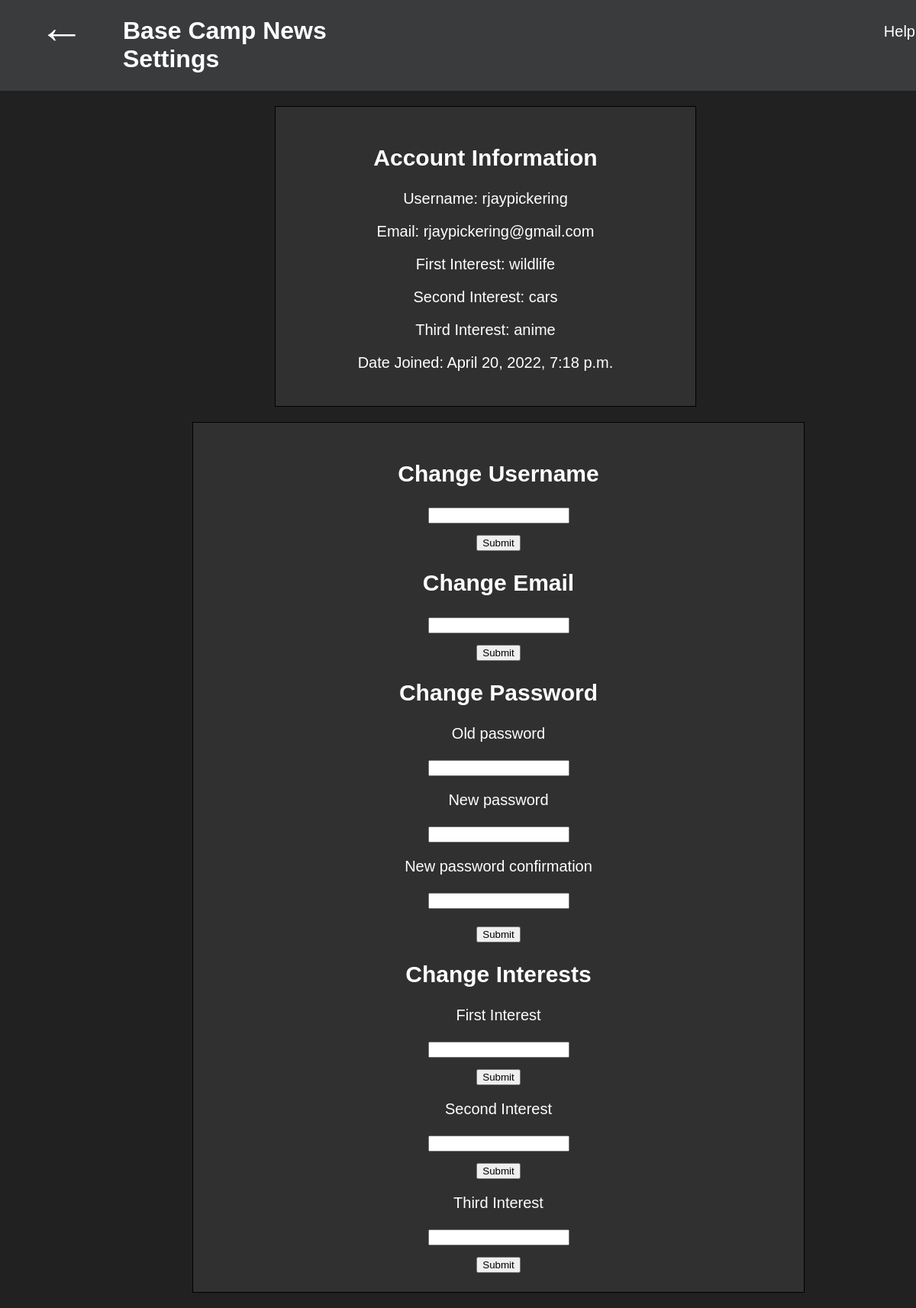
The app's page /setting/ (signed in), older data.
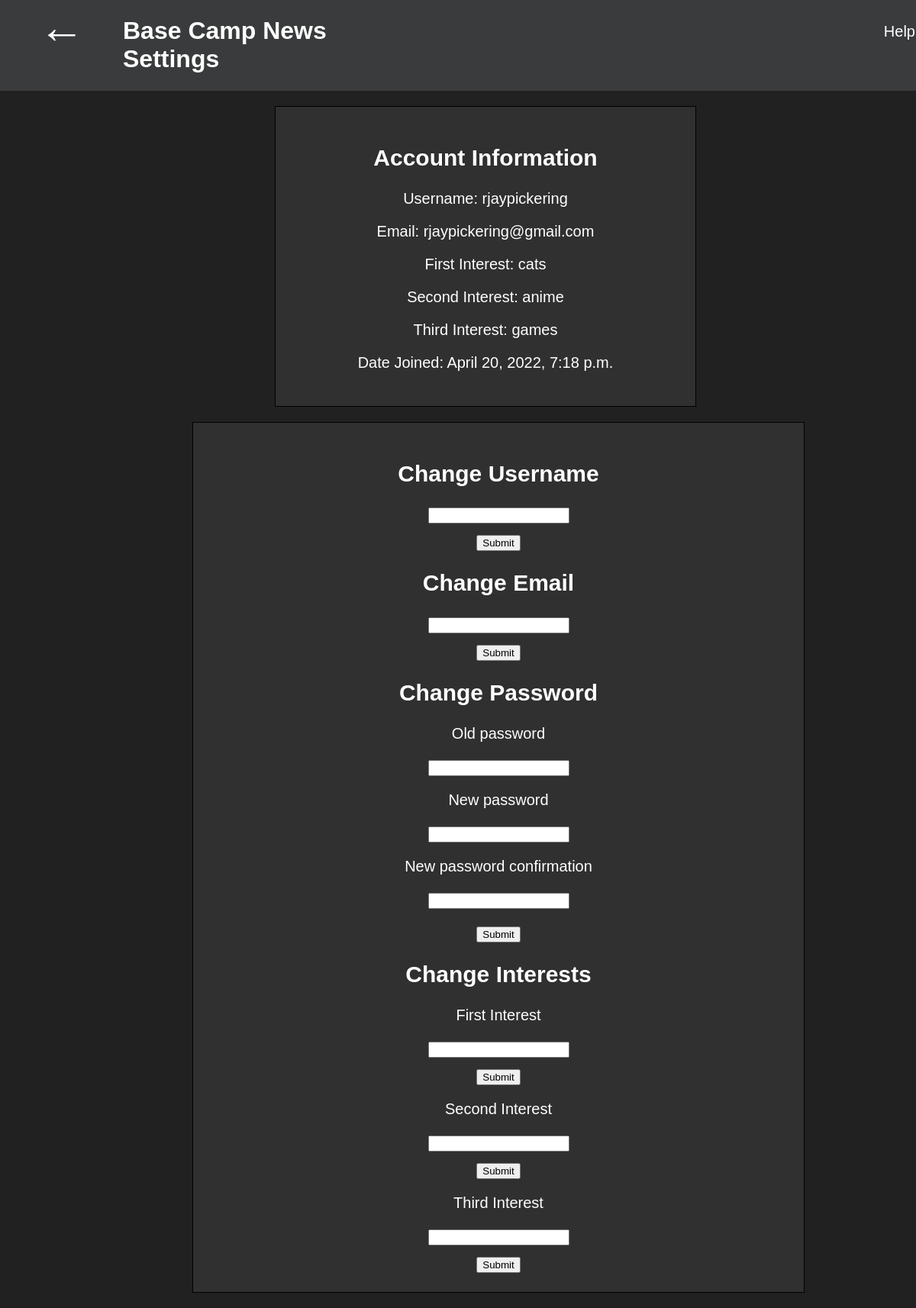
The same page, newer data.
### application/models.py (models this page shows, shortened)
class Customer(AbstractBaseUser, PermissionsMixin):
    username = models.CharField(max_length=128)
    email = models.EmailField(unique=True, default='')
    password1 = models.CharField(max_length=120)
    password2 = models.CharField(max_length=120)
    interest1 = models.CharField(max_length=50)
    interest2 = models.CharField(max_length=50)
    interest3 = models.CharField(max_length=50)
    is_staff = models.BooleanField(default=False)
    is_active = models.BooleanField(default=True)
    date_joined = models.DateTimeField(default=timezone.now)
    USERNAME_FIELD = 'email'
    REQUIRED_FIELDS = []
    objects = CustomerManager()

### application/views.py (the view)
# urls.py: path('setting/', settingStyle, name="settings"),
@login_required(login_url='signin')
def settingStyle(request):
    if request.method == 'POST':
        if 'password_change' in request.POST:
            if request.method == 'POST':
                form = PasswordChangeForm(request.user, request.POST)
                context = {'form':form}
                if form.is_valid():
                    user = form.save()
                    update_session_auth_hash(request, user)  # Important!
                    messages.success(request, 'Your password was successfully updated!')
                else:
                    messages.error(request, 'Please correct the error below.')
        elif 'username_change' in request.POST:
            username = request.user.username
            newusername = request.POST.get('new_username')
            user = Customer.objects.get(username = username)
            user.username = newusername
            user.save()
            form = PasswordChangeForm(request.user, request.POST)
            context = {'form':form}
        elif 'email_change' in request.POST:
            username = request.user.username
            newemail = request.POST.get('new_email')
            emails = Customer.objects.get(username = username)
            emails.email = newemail
            emails.save()
            form = PasswordChangeForm(request.user, request.POST)
            context = {'form':form}
        elif 'first_change' in request.POST:
            username = request.user.username
            newInterest = request.POST.get('new_first')
            Interest = Customer.objects.get(username = username)
            Interest.interest1 = newInterest
            Interest.save()
            form = PasswordChangeForm(request.user, request.POST)
            context = {'form':form}
        elif 'second_change' in request.POST:
            username = request.user.username
            newInterest = request.POST.get('new_second')
            Interest = Customer.objects.get(username = username)
            Interest.interest2 = newInterest
            Interest.save()
            form = PasswordChangeForm(request.user, request.POST)
            context = {'form':form}
        elif 'third_change' in request.POST:
            username = request.user.username
            newInterest = request.POST.get('new_third')
            Interest = Customer.objects.get(username = username)
            Interest.interest3 = newInterest
            Interest.save()
            form = PasswordChangeForm(request.user, request.POST)
            context = {'form':form}
    else:
        form = PasswordChangeForm(request.user, request.POST)
        context = {'form':form}
    return render(request, 'settings.html', context)

### application/templates/settings.html (shortened to what this page needs)
{% load static %}
<!DOCTYPE html>
<html lang="en">
  <head>
    <link rel="stylesheet" href="{% static 'index.css' %}" />
  </head>
  <body id="main" class="settings_background">
      <div class="settings_flex">
        <a href="{% url 'home' %}" class="home_settings">←</a>
        <h1>Base Camp News Settings</h1>
        <div class="help_button">
          <p class="openHelp" onclick="openHelp()">Help</p>
        </div>
      </div>
    <div class="information_box">
      <h2>Account Information</h2>
      <p>Username: {{request.user.username}}</p>
      <p>Email: {{request.user.email}}</p>
      <p>First Interest: {{request.user.interest1}}</p>
      <p>Second Interest: {{request.user.interest2}}</p>
      <p>Third Interest: {{request.user.interest3}}</p>
      <p>Date Joined: {{request.user.date_joined}}</p>
    </div>
    <div class="change_username">
      <form action="" method="POST" >
        <h2>Change Username</h2>
        <div><input
          type="text"
          name="new_username"
        />
        <div class="submit_button">
        <input type="submit" value="Submit" name="username_change" />
        </div>
      </form>
    </div>
    <div class="change_email">
      <form action="" method="POST" >
          <h2>Change Email</h2>
          <div><input
            type="text"
            name="new_email"
          />
          <div class="submit_button">
          <input type="submit" value="Submit" name="email_change" />
          </div>
      </form>
    </div>
    <div class="password_box">
      <form action="" method="POST" >
        <h2>Change Password</h2>
        <p>{{form.old_password.label}}</p>
        <p>{{form.old_password}}</p>
        <p>{{form.new_password1.label}}</p>
        <p>{{form.new_password1}}</p>
        <p>{{form.new_password2.label}}</p>
        <p>{{form.new_password2}}</p>
        <div class="submit_button">
        <input type="submit" value="Submit" name="password_change" />
        </div>
      </form>
    </div>
    <div class="interest_change">
      <form action="" method="POST" class="interest_change">
          <h2>Change Interests</h2>
          <p>First Interest</p>
          <div><input
            type="text"
            name="new_first"
          />
          <div class="submit_button">
          <input type="submit" value="Submit" name="first_change" />
          </div>
          <p>Second Interest</p>
          <div><input
            type="text"
            name="new_second"
          />
          <div class="submit_button">
          <input type="submit" value="Submit" name="second_change" />
          </div>
          <p>Third Interest</p>
          <div><input
            type="text"
            name="new_third"
          />
          <div class="submit_button">
          <input type="submit" value="Submit" name="third_change" />
          </div>
      </form>
    </div>
  </body>
</html>

Row changes from the older to the newer data that the page shows:
changed Customer "rjaypickering": user.interest1 "wildlife" → "cats"; user.interest2 "cars" → "anime"; user.interest3 "anime" → "games"
